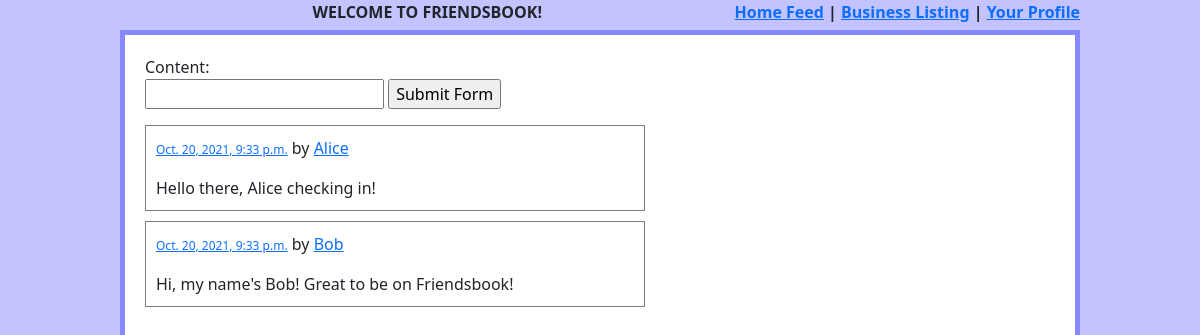
The app's page / (signed in) with its own data.
### post/models.py (models this page shows, shortened)
class Post(models.Model):
    author = models.ForeignKey(User, null=True, blank=True, on_delete=CASCADE)
    content = models.CharField(max_length=140, validators=[validate_no_bad_words])
    created_on = models.DateTimeField('date created', auto_now_add=True)
    objects = models.Manager()
    feed_manager = FeedManager()

### post/views.py (the view)
# urls.py: path('', post_feed, name='home'),
@vary_on_cookie
def post_feed(request):
    if not request.user.is_authenticated:
        return redirect('/account/login/')
    post_form = PostForm()
    if request.method == 'POST':
        post_form = add_post(request)
    template = loader.get_template('feed.html')
    posts = Post.feed_manager.get_feed(request)
    return HttpResponse(template.render({'posts': posts, 'new_post_form': post_form}, request))

### post/forms.py
class PostForm(forms.ModelForm):
    class Meta:
        model = Post
        fields = ['content']

### post/managers.py (called while the page is built)
    def get_feed(self, request):
        return self.exclude(author=request.user).order_by('-created_on')

### post/templatetags/curb_your_enthusiasm.py (called while the page is built)
@register.filter(name='single_exclamation')
def single_exclamation(value, args):
    pattern = '[!]{'+str(args-1)+'}[!]+'
    return re.sub(pattern, '!'*args, value)

### post/templates/feed.html (shortened to what this page needs)
{% include 'header.html' %}
{% load curb_your_enthusiasm %}
<div class="wrapper">
    <form method="post" action="">
        {{ new_post_form }}
        <input type="submit" value="Submit Form" />
    </form>
    {% for post in posts %}
    <div class="post">
        <span id="post-{{post.id}}">
            <span class="date"><a href="/post/{{post.id}}">{{post.created_on}}</a></span> by <a
                href="/profile/{{ post.author.id }}">{{post.author.username}}</a>
            </p>{{post.content|single_exclamation:3}}
        </span>
    </div>
    {% endfor %}
</div>

### static/css/styles.css (style rules this page uses)
label { display: block; }
.wrapper { border: 5px solid rgb(135, 135, 255); width: 80%; margin: auto; padding: 20px; background-color: white; height: 100%; }
.post { border: 1px solid gray; width: 500px; padding: 10px; margin-top: 10px; }
.date { color: gray; font-size: 12px; }

### records on screen
Post: created_on "Oct. 20, 2021, 9:33 p.m.", author.username "Alice", content|single_exclamation "Hello there, Alice checking in!"
Post: created_on "Oct. 20, 2021, 9:33 p.m.", author.username "Bob", content|single_exclamation "Hi, my name's Bob! Great to be on Friendsbook!"
